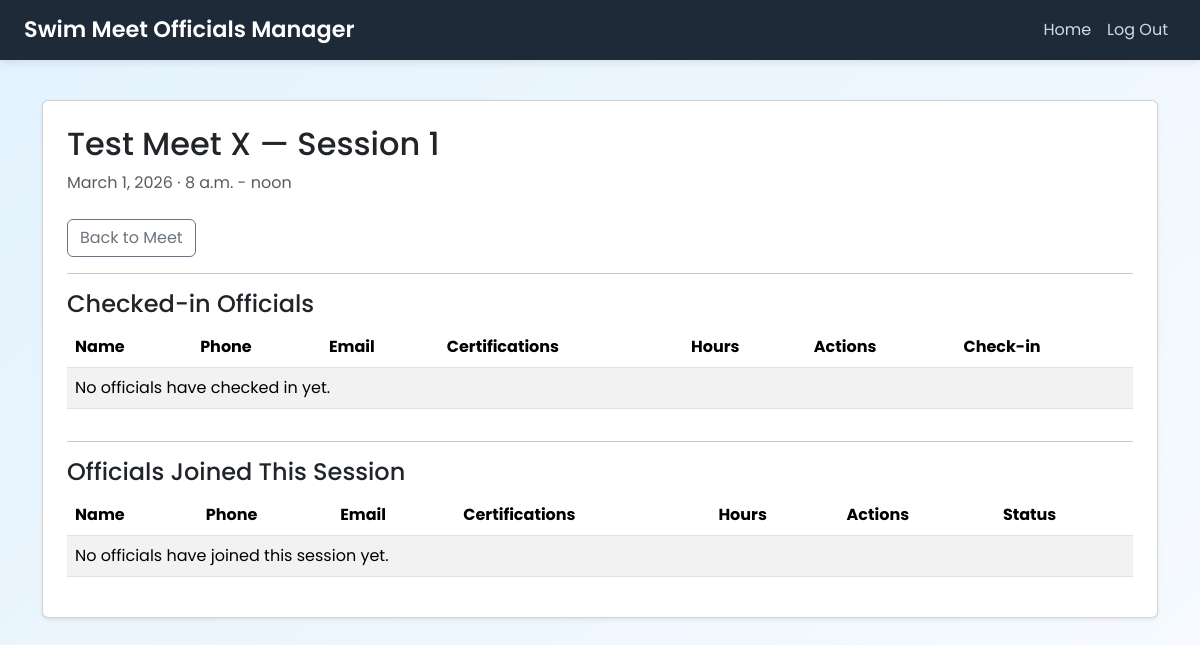
Screenshot of /session/1 (signed in) with the database file from the repository.
### meets/models.py (models this page shows, shortened)
class Session(models.Model):
    meet = models.ForeignKey(
        Meet,
        on_delete=models.CASCADE,
        related_name='sessions'
    )
    session_number = models.PositiveIntegerField(default=1)
    date = models.DateField()
    start_time = models.TimeField()
    end_time = models.TimeField()
    join_code = models.CharField(max_length=10, editable=False, default='')
    STATUS_CHOICES = [
        ('not_started', 'Not Started'),
        ('in_progress', 'In Progress'),
        ('ended', 'Ended'),
    ]
    status = models.CharField(max_length=20, choices=STATUS_CHOICES, default='not_started')
    started_at = models.DateTimeField(null=True, blank=True)
    ended_at = models.DateTimeField(null=True, blank=True)
    has_relay_starts = models.BooleanField(default=False, help_text='Does this session include relay starts?')
    offline_mode = models.BooleanField(default=False, help_text='Enable for venues with limited internet access')
    class Meta:
        unique_together = ("meet", "session_number")
        ordering = ["session_number"]

class Meet(models.Model):
    COURSE_CHOICES = [
        ('SCY', 'SCY — Short Course Yards'),
        ('SCM', 'SCM — Short Course Meters'),
        ('LCM', 'LCM — Long Course Meters'),
    ]
    name = models.CharField(max_length=200)
    location = models.CharField(max_length=255)
    start_date = models.DateField()
    end_date = models.DateField()
    description = models.TextField(blank=True)
    created_by = models.ForeignKey(
        User,
        on_delete=models.CASCADE,
        related_name="created_meets"
    )
    join_code = models.CharField(max_length=10, unique=True, editable=False)
    num_sessions = models.PositiveIntegerField(default=1)
    course_type = models.CharField(max_length=10, choices=COURSE_CHOICES, default='SCY')
    num_pools = models.PositiveIntegerField(default=1)
    has_relay_events = models.BooleanField(default=False, help_text='Does this meet include relay events?')
    created_at = models.DateTimeField(auto_now_add=True)

### meets/views.py (the view)
# urls.py: path("session/<int:session_id>", views.session_home, name="session-home"),
@login_required
def session_home(request, session_id):
    session = get_object_or_404(Session, id=session_id)
    try:
        load_roster_if_empty()
    except Exception:
        pass
    checked_assignments = SessionAssignment.objects.filter(session=session, checked_in=True)
    uploaded_assignments = SessionAssignment.objects.filter(session=session, created_via_csv=True, checked_in=False)
    user_assignment = None
    if request.user and request.user.is_authenticated:
        user_assignment = SessionAssignment.objects.filter(session=session, official=request.user).first()
    all_assignments = SessionAssignment.objects.filter(session=session).select_related('official')
    return render(request, "meets/session_home.html", {
        "session": session,
        "checked_assignments": checked_assignments,
        "uploaded_assignments": uploaded_assignments,
        "user_assignment": user_assignment,
        "all_assignments": all_assignments,
        "today": timezone.now().date(),
    })

### meets/views.py (called while the page is built, shortened)
def load_roster_if_empty():
    csv_path = os.path.join(os.path.dirname(__file__), 'data', 'roster.csv')
    if RosterEntry.objects.exists():
        return

### meets/templates/meets/session_home.html (shortened to what this page needs)
{% extends "meets/layout.html" %}
{% block body %}
<div class="container" data-aos="fade-up">
  <div class="card p-4 shadow-sm">
    <h2 class="mb-2">{{ session.meet.name }} — Session {{ session.session_number }}</h2>
    <p class="text-muted mb-2">{{ session.date }} · {{ session.start_time }} - {{ session.end_time }}</p>
        <div class="d-flex align-items-center justify-content-between mt-3">
            <div>
                        <a class="btn btn-outline-secondary me-2" href="{% url 'meet-home' session.meet.id %}">Back to Meet</a>
      </div>
    </div>
    <hr>
    <h4>Checked-in Officials</h4>
    <div class="table-responsive">
    <table class="table table-striped">
        <thead>
            <tr>
                <th>Name</th>
                <th>Phone</th>
                <th>Email</th>
                <th>Certifications</th>
                <th>Hours</th>
                <th>Actions</th>
                <th>Check-in</th>
            </tr>
        </thead>
        <tbody>
            {% for assignment in checked_assignments %}
            <tr>
                <td>{{ assignment.official.get_full_name }}</td>
                <td>{{ assignment.official.phone }}</td>
                <td>{{ assignment.official.email }}</td>
                <td>
                    {% for cert in assignment.official.certifications.all %}
                        {{ cert }}{% if not forloop.last %}, {% endif %}
                    {% endfor %}
                </td>
                <td>{{ assignment.hours_worked }}</td>
                <td>
                    {% if is_meet_referee and meet_started %}
                    <form method="post" action="{% url 'set-assignment-check-in' assignment.id %}" style="display:inline">
                        {% csrf_token %}
                        <input type="hidden" name="checked_in" value="0">
                        <button class="btn btn-sm btn-outline-danger" type="submit">Remove</button>
                    </form>
                    {% endif %}
                </td>
                <td>
                    {% if assignment.checked_in %}
                        <span class="badge bg-success">Checked In</span>
                    {% else %}
                        <span class="badge bg-secondary">Not Checked In</span>
                    {% endif %}
                </td>
            </tr>
            {% empty %}
            <tr>
                <td colspan="7">No officials have checked in yet.</td>
            </tr>
            {% endfor %}
        </tbody>
    </table>
    </div>
    <hr>
    <h4>Officials Joined This Session</h4>
    <div class="table-responsive">
    <table class="table table-striped">
        <thead>
            <tr>
                <th>Name</th>
                <th>Phone</th>
                <th>Email</th>
                <th>Certifications</th>
                <th>Hours</th>
                <th>Actions</th>
                <th>Status</th>
            </tr>
        </thead>
        <tbody>
            {% for a in all_assignments %}
            <tr>
                <td>{{ a.official.get_full_name }}</td>
                <td>{{ a.official.phone }}</td>
                <td>{{ a.official.email }}</td>
                <td>
                    {% for cert in a.official.certifications.all %}
                        {{ cert }}{% if not forloop.last %}, {% endif %}
                    {% endfor %}
                </td>
                <td>{{ a.hours_worked }}</td>
                <td>
                    {% if is_meet_referee and meet_started %}
                    <form method="post" action="{% url 'set-assignment-check-in' a.id %}" style="display:inline">
                        {% csrf_token %}
                        {% if a.checked_in %}
                        <input type="hidden" name="checked_in" value="0">
                        <button class="btn btn-sm btn-outline-danger" type="submit">Remove</button>
                        {% else %}
                        <input type="hidden" name="checked_in" value="1">
                        <button class="btn btn-sm btn-success" type="submit">Check In</button>
                        {% endif %}
                    </form>
                    {% endif %}
                </td>
                <td>
                    {% if a.checked_in %}
                        <span class="badge bg-success">Checked In</span>
                    {% else %}
                        <span class="badge bg-secondary">Not Checked In</span>
                    {% endif %}
                </td>
            </tr>
            {% empty %}
            <tr>
                <td colspan="7">No officials have joined this session yet.</td>
            </tr>
            {% endfor %}
        </tbody>
    </table>
    </div>
  </div>
</div>
{% endblock %}

### meets/static/styles.css (style rules this page uses)
body { background: linear-gradient(to right, #eef2f7, #dde6f2); }
.card { transition: 0.3s ease; }

### meets/templates/meets/layout.html (style rules this page uses)
body { font-family: 'Poppins', sans-serif; background: linear-gradient(135deg, #e3f2fd, #f8fbff); min-height: 100vh; }
.container { padding-top: 20px; }

### rows the page displays
Session: meet.name "Test Meet X", session_number "1", date "March 1, 2026", start_time "8 a.m.", end_time "noon"
